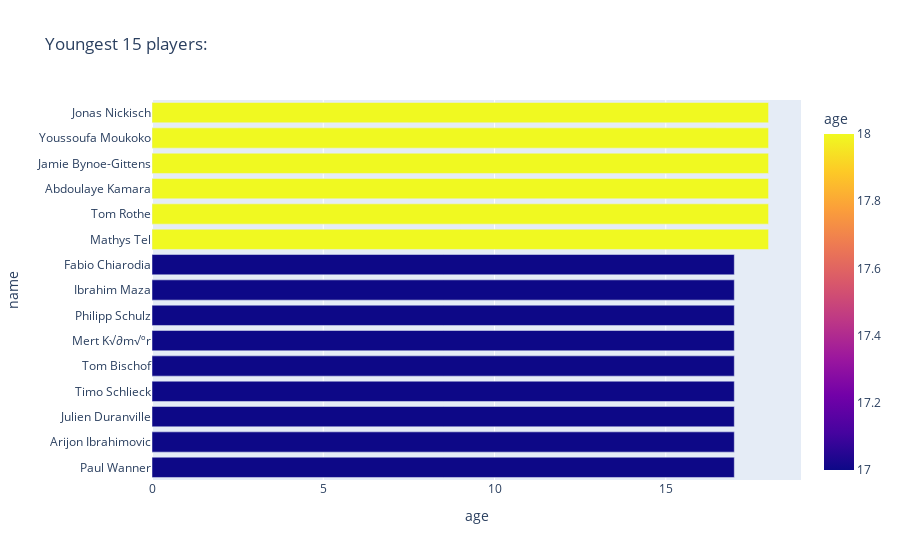

Source (notebook cell):
### Markdown cell above
## 7- Top 15 youngest players:

### Code cell
youngest_10 = datas.nsmallest(15, 'age')
ages=youngest_10['age']
names=youngest_10['name']
fig=px.bar(data_frame=youngest_10, x=ages,y=names, color='age', orientation='h', title='Youngest 15 players:')
fig.write_image('youngest.png', format='png')
fig.show()

### Figure 1 — Plotly figure (JSON) as saved in the notebook; plotly's stock layout.template omitted (floating-point values rounded to 4 significant figures)
{"data": [{"alignmentgroup": "True", "hovertemplate": "age=%{marker.color}<br>name=%{y}<extra></extra>", "legendgroup": "", "marker": {"color": [17, 17, 17, 17, 17, 17, 17, 17, 17, 18, 18, 18, 18, 18, 18], "coloraxis": "coloraxis", "pattern": {"shape": ""}}, "name": "", "offsetgroup": "", "orientation": "h", "showlegend": false, "textposition": "auto", "type": "bar", "x": [17, 17, 17, 17, 17, 17, 17, 17, 17, 18, 18, 18, 18, 18, 18], "xaxis": "x", "y": ["Paul Wanner", "Arijon Ibrahimovic", "Julien Duranville", "Timo Schlieck", "Tom Bischof", "Mert K√∂m√ºr", "Philipp Schulz", "Ibrahim Maza", "Fabio Chiarodia", "Mathys Tel", "Tom Rothe", "Abdoulaye Kamara", "Jamie Bynoe-Gittens", "Youssoufa Moukoko", "Jonas Nickisch"], "yaxis": "y"}], "layout": {"barmode": "relative", "coloraxis": {"colorbar": {"title": {"text": "age"}}, "colorscale": [[0, "#0d0887"], [0.1111, "#46039f"], [0.2222, "#7201a8"], [0.3333, "#9c179e"], [0.4444, "#bd3786"], [0.5556, "#d8576b"], [0.6667, "#ed7953"], [0.7778, "#fb9f3a"], [0.8889, "#fdca26"], [1, "#f0f921"]]}, "legend": {"tracegroupgap": 0}, "title": {"text": "Youngest 15 players:"}, "xaxis": {"anchor": "y", "domain": [0, 1], "title": {"text": "age"}}, "yaxis": {"anchor": "x", "domain": [0, 1], "title": {"text": "name"}}}}
